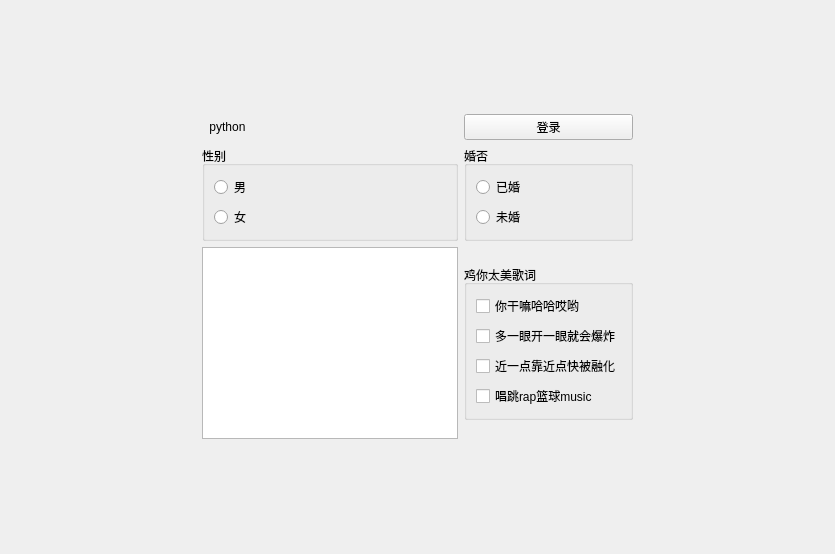
<?xml version="1.0" encoding="UTF-8"?>
<ui version="4.0">
 <class>MainWindow</class>
 <widget class="QMainWindow" name="MainWindow">
  <property name="geometry">
   <rect>
    <x>0</x>
    <y>0</y>
    <width>835</width>
    <height>554</height>
   </rect>
  </property>
  <property name="windowTitle">
   <string>MainWindow</string>
  </property>
  <property name="autoFillBackground">
   <bool>false</bool>
  </property>
  <property name="animated">
   <bool>true</bool>
  </property>
  <property name="dockNestingEnabled">
   <bool>false</bool>
  </property>
  <widget class="QWidget" name="centralwidget">
   <layout class="QHBoxLayout" name="horizontalLayout">
    <item>
     <widget class="QWidget" name="widget" native="true">
      <property name="sizePolicy">
       <sizepolicy hsizetype="Fixed" vsizetype="Fixed">
        <horstretch>0</horstretch>
        <verstretch>0</verstretch>
       </sizepolicy>
      </property>
      <layout class="QGridLayout" name="gridLayout">
       <item row="1" column="0">
        <widget class="QGroupBox" name="groupBox">
         <property name="title">
          <string>性别</string>
         </property>
         <layout class="QVBoxLayout" name="verticalLayout">
          <item>
           <widget class="QRadioButton" name="rBtnMan">
            <property name="text">
             <string>男</string>
            </property>
           </widget>
          </item>
          <item>
           <widget class="QRadioButton" name="rBtnWoman">
            <property name="text">
             <string>女</string>
            </property>
           </widget>
          </item>
         </layout>
        </widget>
       </item>
       <item row="0" column="0">
        <widget class="QToolButton" name="toolButton">
         <property name="text">
          <string>python</string>
         </property>
         <property name="icon">
          <iconset resource="res.qrc">
           <normaloff>:/image/Python.svg</normaloff>:/image/Python.svg</iconset>
         </property>
         <property name="iconSize">
          <size>
           <width>50</width>
           <height>50</height>
          </size>
         </property>
         <property name="toolButtonStyle">
          <enum>Qt::ToolButtonTextUnderIcon</enum>
         </property>
         <property name="autoRaise">
          <bool>true</bool>
         </property>
        </widget>
       </item>
       <item row="1" column="1">
        <widget class="QGroupBox" name="groupBox_2">
         <property name="title">
          <string>婚否</string>
         </property>
         <layout class="QVBoxLayout" name="verticalLayout_2">
          <item>
           <widget class="QRadioButton" name="radioButton_2">
            <property name="text">
             <string>已婚</string>
            </property>
           </widget>
          </item>
          <item>
           <widget class="QRadioButton" name="rBtnNoMarry">
            <property name="text">
             <string>未婚</string>
            </property>
           </widget>
          </item>
         </layout>
        </widget>
       </item>
       <item row="0" column="1">
        <widget class="QPushButton" name="pushButton">
         <property name="text">
          <string>登录</string>
         </property>
        </widget>
       </item>
       <item row="2" column="1">
        <widget class="QGroupBox" name="groupBox_3">
         <property name="sizePolicy">
          <sizepolicy hsizetype="Fixed" vsizetype="Fixed">
           <horstretch>0</horstretch>
           <verstretch>0</verstretch>
          </sizepolicy>
         </property>
         <property name="title">
          <string>鸡你太美歌词</string>
         </property>
         <layout class="QVBoxLayout" name="verticalLayout_3">
          <item>
           <widget class="QCheckBox" name="ngm">
            <property name="text">
             <string>你干嘛哈哈哎哟</string>
            </property>
            <property name="tristate">
             <bool>true</bool>
            </property>
           </widget>
          </item>
          <item>
           <widget class="QCheckBox" name="baozha">
            <property name="text">
             <string>多一眼开一眼就会爆炸</string>
            </property>
           </widget>
          </item>
          <item>
           <widget class="QCheckBox" name="ronghua">
            <property name="text">
             <string>近一点靠近点快被融化</string>
            </property>
           </widget>
          </item>
          <item>
           <widget class="QCheckBox" name="rap">
            <property name="text">
             <string>唱跳rap篮球music</string>
            </property>
           </widget>
          </item>
         </layout>
        </widget>
       </item>
       <item row="2" column="0">
        <widget class="QListWidget" name="listWidget"/>
       </item>
      </layout>
     </widget>
    </item>
   </layout>
  </widget>
 </widget>
 <resources>
  <include location="res.qrc"/>
 </resources>
 <connections/>
</ui>
